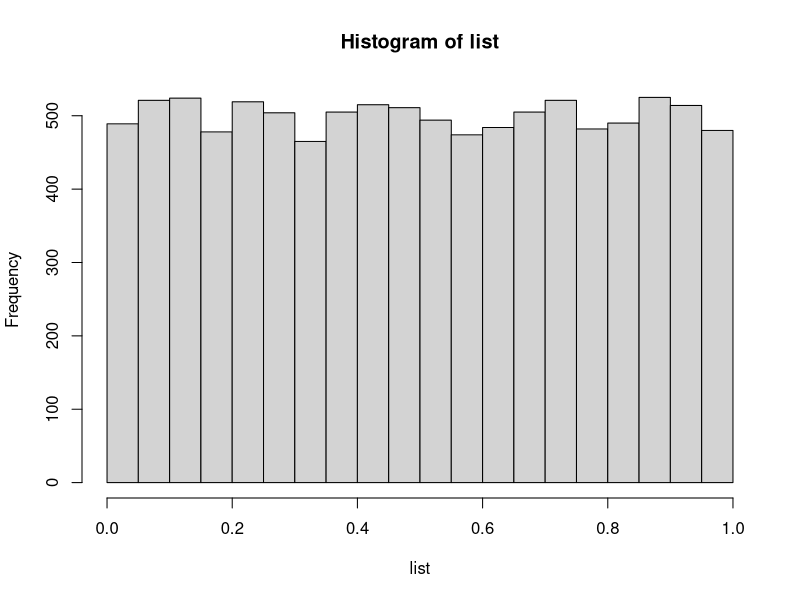
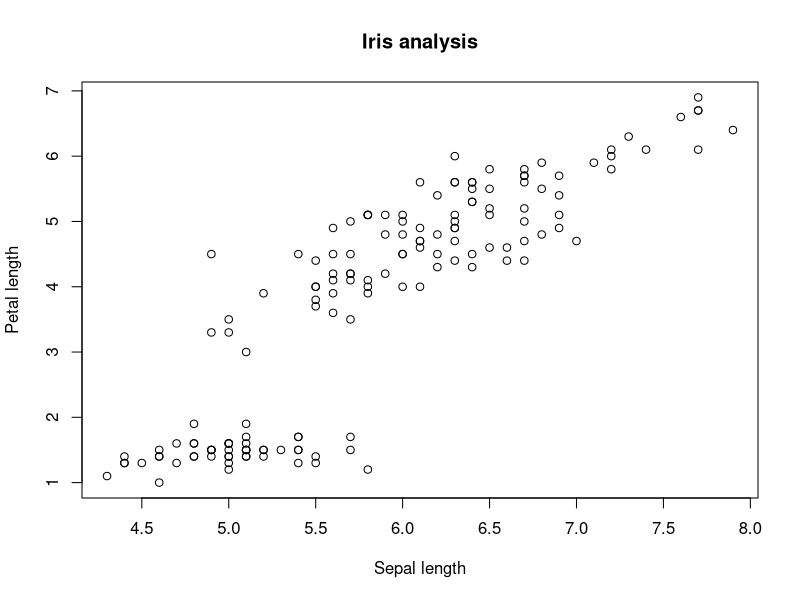
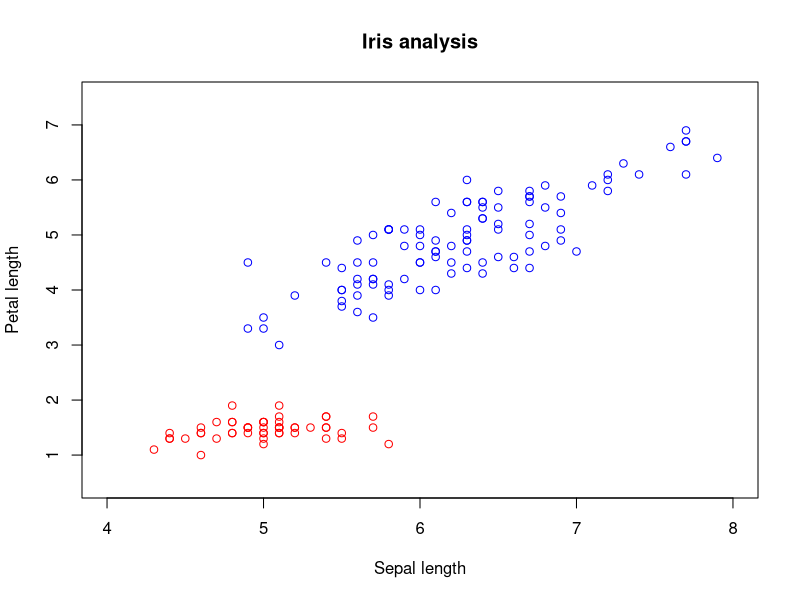
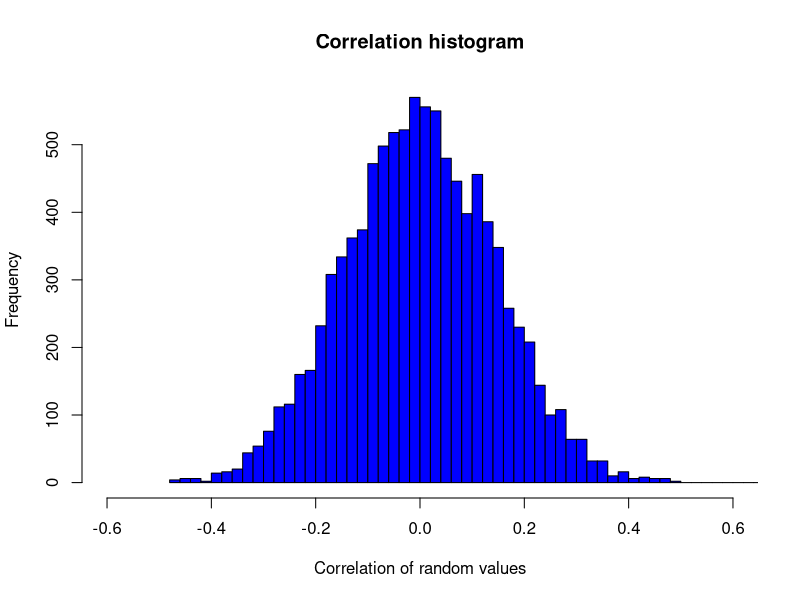
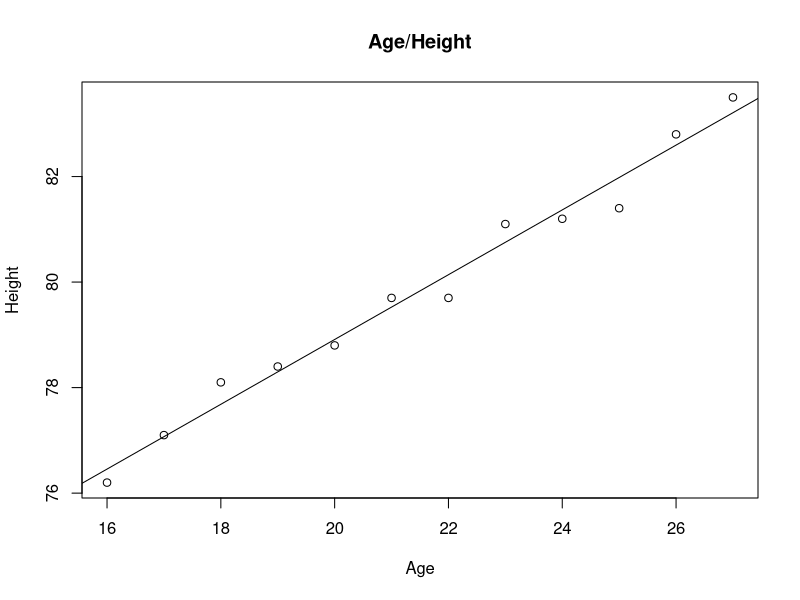

Recreate these plots in R, in order.
# Assignment 1

# a
list <- c(0.03, 0.04, 0.05, 0.49, 0.50, 0.59, 0.66, 0.72, 0.83, 1.17)
mean_1a <- mean(list)
median_1a <- median(list)
var_1a <- var(list)

# b
list <- 2 * runif(100)
mean_1b <- mean(list)
median_1b <- median(list)
var_1b <- var(list)

# c
list <- runif(10000)
hist(list, breaks=20)


# Assignment 2

min_2a <- min(faithful$eruptions)
max_2a <- max(faithful$eruptions)
mean_2a <- mean(faithful$eruptions)
median_2a <- median(faithful$eruptions)
diff_2a <- abs(mean_2a - median_2a)


min_2b <- min(faithful$waiting)
max_2b <- max(faithful$waiting)
mean_2b <- mean(faithful$waiting)
median_2b <- median(faithful$waiting)
diff_2b <- abs(mean_2b - median_2b)


# Assigment 3

iris <- read.csv("iris.data")
length(unique(iris$Species))
table(iris$Species)
plot(iris$Sepal.length, iris$Petal.length, 
     xlab = "Sepal length", ylab = "Petal length", 
     main = "Iris analysis")

iris_setosa_subset <- subset(iris, Species == "Iris-setosa")
rest_subset <- subset(iris, Species != "Iris-setosa")
plot(iris_setosa_subset$Sepal.length, iris_setosa_subset$Petal.length, 
     col = "red", xlab = "Sepal length", ylab = "Petal length", 
     main = "Iris analysis", xlim = c(4,8), ylim = c(0.5,7.5))
points(rest_subset$Sepal.length, rest_subset$Petal.length, 
       col = "blue")


# Assigment 4

mat_4 <- matrix(runif(50 * 100), ncol = 100) 
cor_4 <- cor(mat_4)
hist(cor_4, breaks = 100, xlim = c(-.6, .6), 
     col = "blue", xlab = "Correlation of random values", 
     main = "Correlation histogram")


# Assignment 5

age <- c(16, 17, 18, 19, 20, 21, 22, 23, 24, 25, 26, 27)
height <- c(76.2, 77.1, 78.1, 78.4, 78.8, 79.7, 79.7, 81.1, 81.2, 81.4, 82.8, 83.5)

plot(age, height, xlab = "Age", ylab = "Height", main = "Age/Height")
abline(lm(height~age))


# Assignment 7 I


# Assigment 7 II

# Prec: 0.95
# Rec: 0.48
# Acc: .73, .63, .56, .48

